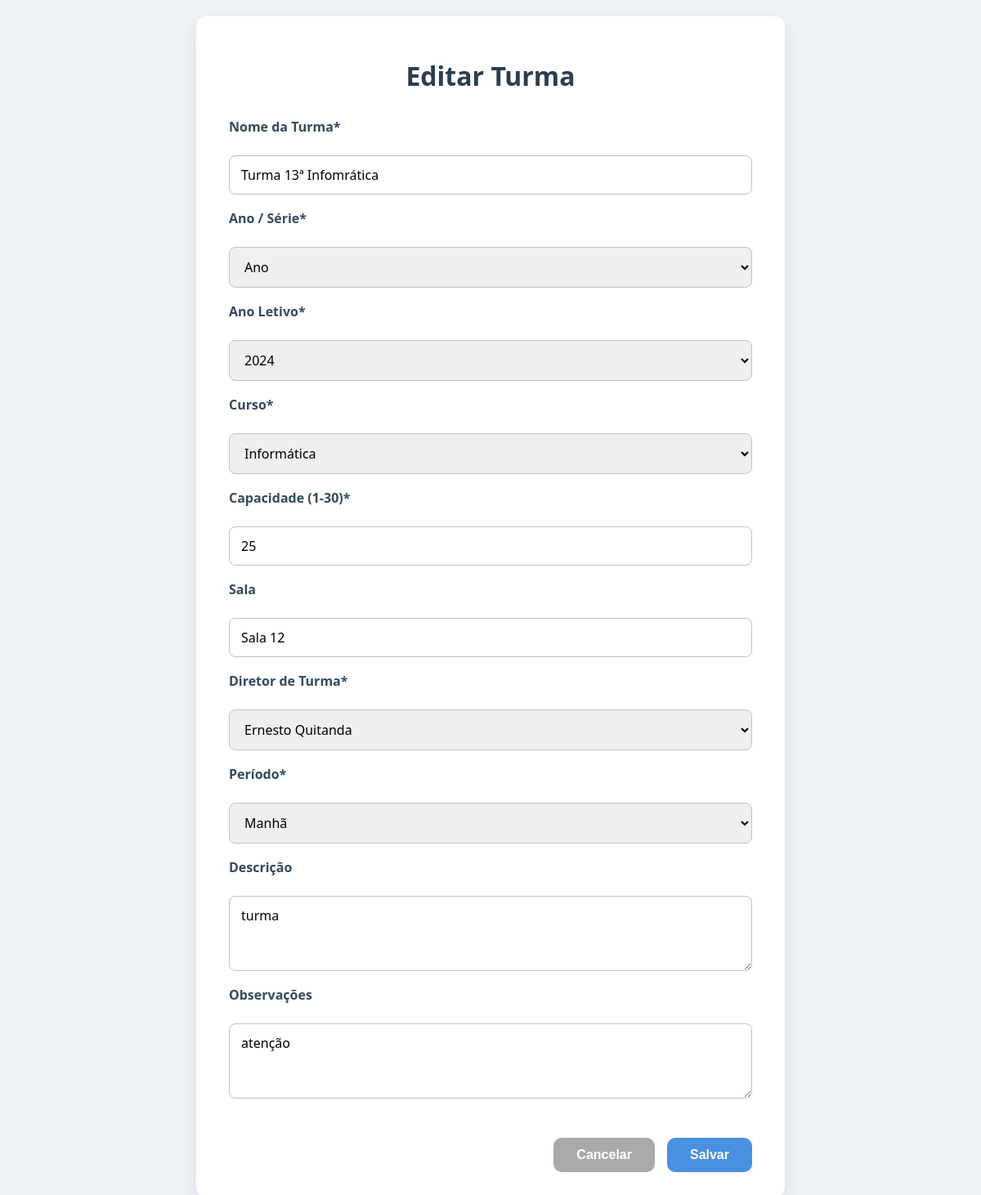
/admin/edit_class.php?id=2, run on the app's committed database.
### tables this page shows
CREATE TABLE `turma` (
  `id` int(11) NOT NULL,
  `class_name` varchar(100) NOT NULL,
  `class_grade` varchar(255) DEFAULT NULL,
  `class_course` varchar(255) DEFAULT NULL,
  `class_capacity` varchar(255) DEFAULT NULL,
  `class_room` varchar(50) DEFAULT NULL,
  `class_director_id` int(11) NOT NULL,
  `class_period` varchar(255) DEFAULT NULL,
  `class_year` varchar(255) DEFAULT NULL,
  `class_description` text DEFAULT NULL,
  `class_observations` text DEFAULT NULL,
  `created_at` timestamp NOT NULL DEFAULT current_timestamp(),
  `updated_at` timestamp NOT NULL DEFAULT current_timestamp() ON UPDATE current_timestamp()
);

### admin/edit_class.php (the view, shortened to what this page needs)
<?php
include('dbconnection.php');
try {
    $stmtProf = $conn->query("SELECT id, fname, lname FROM professores ORDER BY fname, lname");
    $professores = $stmtProf->fetchAll(PDO::FETCH_ASSOC);
} catch (PDOException $e) {
    die("Erro ao buscar professores: " . $e->getMessage());
}
$id = (int)$_GET['id'];
$errors = [];
if ($_SERVER['REQUEST_METHOD'] === 'POST') {
    $nome_turma = trim($_POST['class_name'] ?? '');
    $ano_letivo = trim($_POST['class_year'] ?? '');
    $serie = trim($_POST['class_grade'] ?? '');
    $curso = trim($_POST['class_course'] ?? '');
    $capacidade = (int)($_POST['class_capacity'] ?? 0);
    $sala = trim($_POST['class_room'] ?? '');
    $diretor_id = (int)($_POST['class_director_id'] ?? 0);
    $periodo = trim($_POST['class_period'] ?? '');
    $descricao = trim($_POST['class_description'] ?? '');
    $observacoes = trim($_POST['class_observations'] ?? '');
    if ($nome_turma === '') {
        $errors[] = "O nome da turma é obrigatório.";
    }
    if (!in_array($ano_letivo, ['2023', '2024'])) {
        $errors[] = "Ano letivo inválido.";
    }
    if (!in_array($serie, ['10', '11', '12', '13'])) {
        $errors[] = "Ano/Série inválido.";
    }
    if (!in_array($curso, ['informatica', 'contabilidade', 'Economica', 'Ciencia'])) {
        $errors[] = "Curso inválido.";
    }
    if ($capacidade < 1 || $capacidade > 30) {
        $errors[] = "Capacidade deve ser entre 1 e 30.";
    }
    if ($diretor_id <= 0) {
        $errors[] = "Diretor de turma é obrigatório.";
    }
    if (!in_array($periodo, ['morning', 'afternoon'])) {
        $errors[] = "Período inválido.";
    }
    if (empty($errors)) {
        $sql = "UPDATE turma SET
                class_name = :class_name,
                class_year = :class_year,
                class_grade = :class_grade,
                class_course = :class_course,
                class_capacity = :class_capacity,
                class_room = :class_room,
                class_director_id = :class_director_id,
                class_period = :class_period,
                class_description = :class_description,
                class_observations = :class_observations
                WHERE id = :id";
        $stmt = $conn->prepare($sql);
        $stmt->bindParam(':class_name', $nome_turma);
        $stmt->bindParam(':class_year', $ano_letivo);
        $stmt->bindParam(':class_grade', $serie);
        $stmt->bindParam(':class_course', $curso);
        $stmt->bindParam(':class_capacity', $capacidade, PDO::PARAM_INT);
        $stmt->bindParam(':class_room', $sala);
        $stmt->bindParam(':class_director_id', $diretor_id, PDO::PARAM_INT);
        $stmt->bindParam(':class_period', $periodo);
        $stmt->bindParam(':class_description', $descricao);
        $stmt->bindParam(':class_observations', $observacoes);
        $stmt->bindParam(':id', $id, PDO::PARAM_INT);
        if ($stmt->execute()) {
            $_SESSION['success'] = "Turma atualizada com sucesso!";
            header("Location: classes.php");
            exit;
        } else {
            $errors[] = "Erro ao atualizar turma.";
        }
    }
} else {
    $stmt = $conn->prepare("SELECT * FROM turma WHERE id = ?");
    $stmt->execute([$id]);
    $turma = $stmt->fetch(PDO::FETCH_ASSOC);
    $nome_turma = $turma['class_name'];
    $ano_letivo = $turma['class_year'];
    $serie = $turma['class_grade'];
    $curso = $turma['class_course'];
    $capacidade = $turma['class_capacity'];
    $sala = $turma['class_room'] ?? '';
    $diretor_id = $turma['class_director_id'];
    $periodo = $turma['class_period'];
    $descricao = $turma['class_description'] ?? '';
    $observacoes = $turma['class_observations'] ?? '';
}
?>
<!DOCTYPE html>
<html lang="pt-BR">
<head>
</head>
<body>
<div class="container">
    <h1>Editar Turma</h1>
    <form action="edit_class.php?id=<?= $id ?>" method="POST" autocomplete="off">
        <label for="class-name">Nome da Turma*</label>
        <input type="text" id="class-name" name="class_name" required
            value="<?= htmlspecialchars($_POST['class_name'] ?? $nome_turma) ?>">
        <label for="class-grade">Ano / Série*</label>
        <select id="class-grade" name="class_grade" required>
            <?php
            $series = ['10', '11', '12', '13'];
            foreach ($series as $s) {
                $selected = ((($_POST['class_grade'] ?? $serie) === $s) ? 'selected' : '');
                echo "<option value='$s' $selected>$sº Ano</option>";
            }
            ?>
        </select>
        <label for="class-year">Ano Letivo*</label>
        <select id="class-year" name="class_year" required>
            <?php
            $anos = ['2023', '2024'];
            foreach ($anos as $ano) {
                $selected = ((($_POST['class_year'] ?? $ano_letivo) === $ano) ? 'selected' : '');
                echo "<option value='$ano' $selected>$ano</option>";
            }
            ?>
        </select>
        <label for="class-course">Curso*</label>
        <select id="class-course" name="class_course" required>
            <?php
            $cursos = ['informatica' => 'Informática', 'contabilidade' => 'Contabilidade', 'Economica' => 'Economia', 'Ciencia' => 'Ciência'];
            $curso_atual = $_POST['class_course'] ?? $curso;
            foreach ($cursos as $key => $label) {
                $selected = ($curso_atual === $key) ? 'selected' : '';
                echo "<option value='$key' $selected>$label</option>";
            }
            ?>
        </select>
        <label for="class-capacity">Capacidade (1-30)*</label>
        <input type="number" id="class-capacity" name="class_capacity" min="1" max="30" required
            value="<?= htmlspecialchars($_POST['class_capacity'] ?? $capacidade) ?>">
        <label for="class-room">Sala</label>
        <input type="text" id="class-room" name="class_room"
            value="<?= htmlspecialchars($_POST['class_room'] ?? $sala) ?>">
        <label for="class-director">Diretor de Turma*</label>
        <select id="class-director" name="class_director_id" required>
            <?php
            $diretor_atual = (int)($_POST['class_director_id'] ?? $diretor_id);
            foreach ($professores as $prof) {
                $selected = ($diretor_atual === (int)$prof['id']) ? 'selected' : '';
                $nomeCompleto = htmlspecialchars($prof['fname'] . ' ' . $prof['lname']);
                echo "<option value='{$prof['id']}' $selected>$nomeCompleto</option>";
            }
            ?>
        </select>
        <label for="class-period">Período*</label>
        <select id="class-period" name="class_period" required>
            <?php
            $periodos = ['morning' => 'Manhã', 'afternoon' => 'Tarde'];
            $periodo_atual = $_POST['class_period'] ?? $periodo;
            foreach ($periodos as $key => $label) {
                $selected = ($periodo_atual === $key) ? 'selected' : '';
                echo "<option value='$key' $selected>$label</option>";
            }
            ?>
        </select>
        <label for="class-description">Descrição</label>
        <textarea id="class-description" name="class_description" rows="3"><?= htmlspecialchars($_POST['class_description'] ?? $descricao) ?></textarea>
        <label for="class-observations">Observações</label>
        <textarea id="class-observations" name="class_observations" rows="3"><?= htmlspecialchars($_POST['class_observations'] ?? $observacoes) ?></textarea>
        <div class="form-buttons">
            <a href="classes.php" class="cancel-link" style="text-decoration:none;">
              <button type="button" class="cancel">Cancelar</button>
            </a>
            <button type="submit" class="save">Salvar</button>
        </div>
    </form>
</div>
</body>
</html>

### admin/edit_class.php (style rules this page uses)
* { box-sizing: border-box; }
body { font-family: 'Segoe UI', Tahoma, Geneva, Verdana, sans-serif; background: #eef2f7; margin: 0; padding: 20px; color: #333; }
.container { max-width: 720px; margin: 0 auto; background: #fff; padding: 30px 40px; border-radius: 12px; box-shadow: 0 8px 20px rgb(0 0 0 / 0.08); }
h1 { text-align: center; margin-bottom: 30px; color: #2c3e50; font-weight: 700; font-size: 2rem; }
form { display: flex; flex-direction: column; gap: 18px; }
label { font-weight: 600; margin-bottom: 6px; display: block; color: #34495e; }
input[type="text"], input[type="number"], select, textarea { width: 100%; padding: 12px 14px; font-size: 1rem; border: 1.8px solid #bdc3c7; border-radius: 8px; transition: border-color 0.3s ease, box-shadow 0.3s ease; font-family: inherit; resize: vertical; }
textarea { min-height: 90px; }
.form-buttons { display: flex; justify-content: flex-end; gap: 15px; margin-top: 30px; }
button { padding: 12px 28px; border: none; border-radius: 10px; font-weight: 700; font-size: 1rem; cursor: pointer; transition: background-color 0.25s ease; }
button.save { background-color: #4a90e2; color: #fff; }
button.cancel { background-color: #aaa; color: #fff; }

### data on the page
turma: class_name "Turma 13ª Infomrática", class_capacity "25", class_room "Sala 12", class_description "turma", class_observations "atenção"

### other printed values
form field class_year "2024"
form field class_course "Informática"
form field class_director_id "Ernesto Quitanda"
form field class_period "Manhã"
